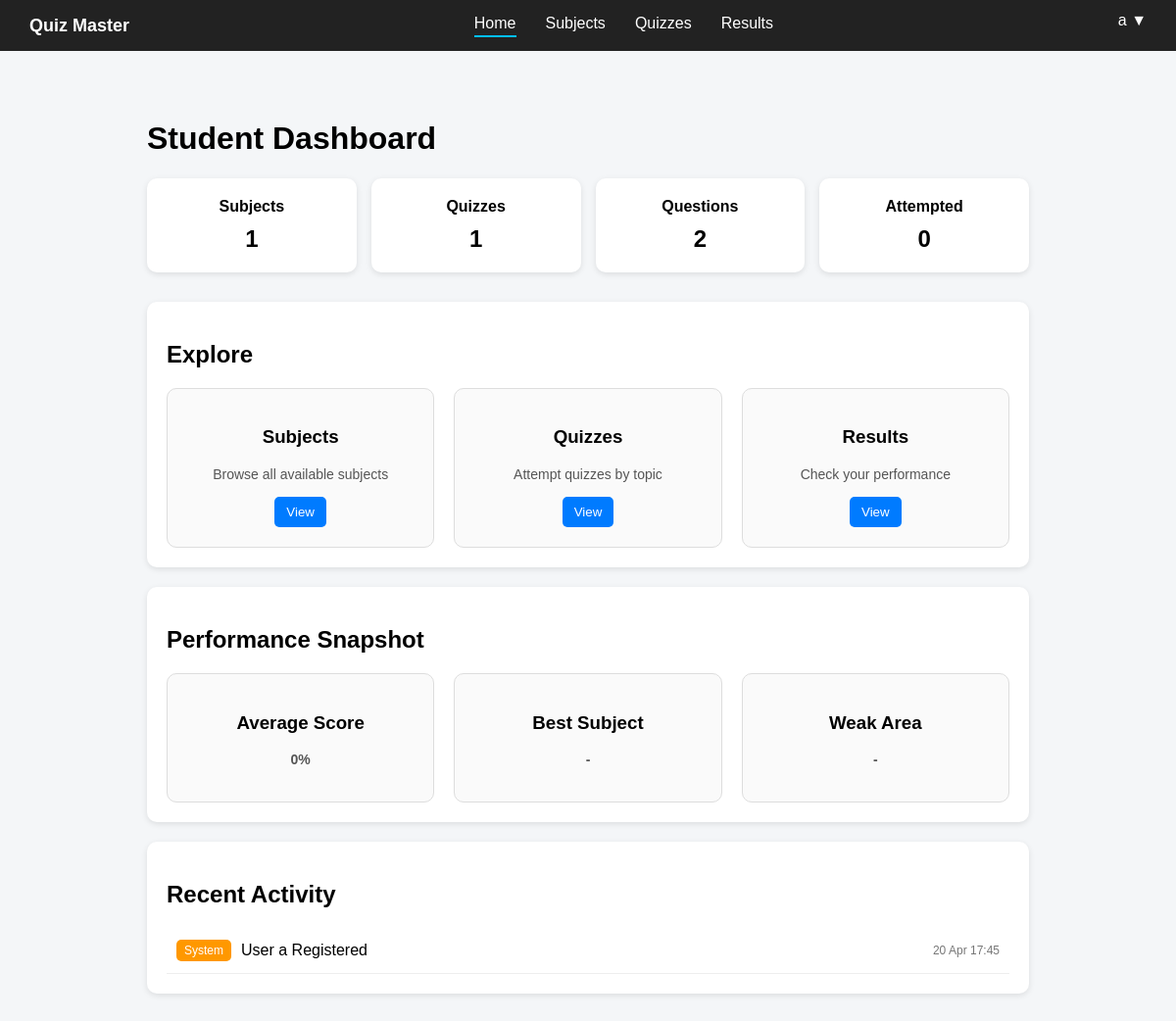
The app's page /dashboard (signed in), older data.
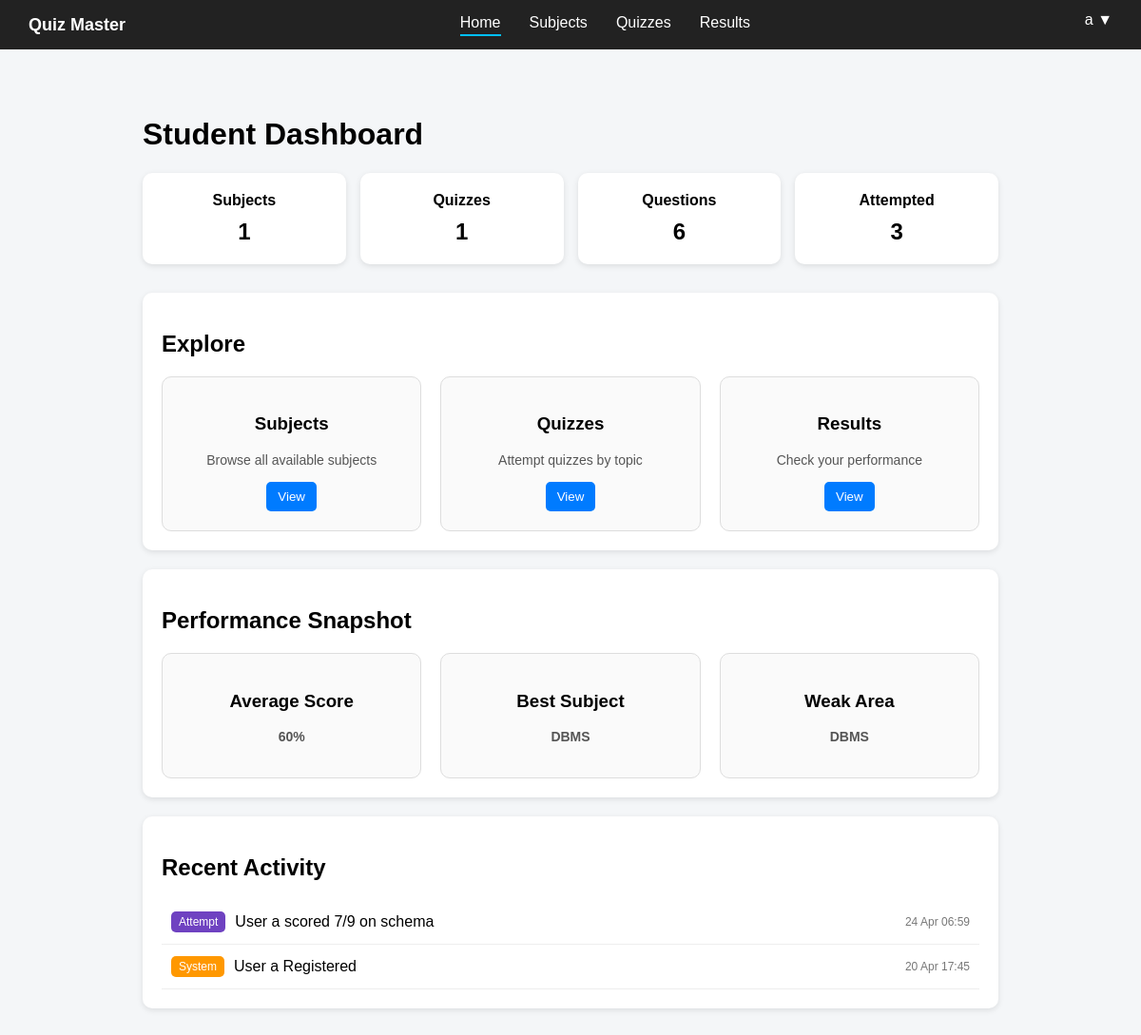
The same page, newer data.
### controller/models.py (models this page shows)
class Activity(db.Model):
    __tablename__ = "activities"
    id = db.Column(db.Integer, primary_key=True)
    type = db.Column(db.String(50), nullable=False)
    message = db.Column(db.String(300), nullable=False)
    timestamp = db.Column(db.DateTime, default=datetime.utcnow)
    user_id = db.Column(db.Integer, db.ForeignKey("users.id"), nullable=True)

class Subject(db.Model):
    __tablename__ = "subjects"
    id = db.Column(db.Integer, primary_key=True)
    name = db.Column(db.String(100), nullable=False)
    description = db.Column(db.Text)
    quizzes = db.relationship("Quiz", backref="subject", lazy=True)

### app.py (the view)
@app.route("/home")
@app.route("/dashboard")
def home():
    user_id = session.get("user_id")
    if not user_id:
        flash("Please login first")
        return redirect(url_for("landing"))
    if session.get("role") == "admin":
        return redirect(url_for("admin_dashboard"))
    subjects_count = Subject.query.count()
    quizzes_count = Quiz.query.count()
    questions_count = Question.query.count()
    attempted_count = Attempt.query.filter_by(user_id=user_id).count()
    activities = (
    Activity.query
    .filter_by(user_id=user_id)
    .filter(Activity.type != "quiz")
    .filter(Activity.type != "subject")
    .filter(Activity.type != "admin")
    .order_by(Activity.timestamp.desc())
    .limit(5)
    .all()
    )
    attempts = Attempt.query.filter_by(user_id=user_id).all()
    total_scored = 0
    total_possible = 0
    subject_scores = {}   # {subject_name: [scored, total]}
    for attempt in attempts:
        if not attempt.quiz:
            continue
        subject_name = attempt.quiz.subject.name
        scored = attempt.score or 0
        total = attempt.total_marks or 0
        total_scored += scored
        total_possible += total
        if subject_name not in subject_scores:
            subject_scores[subject_name] = [0, 0]
        subject_scores[subject_name][0] += scored
        subject_scores[subject_name][1] += total
    avg_score = 0
    if total_possible > 0:
        avg_score = round((total_scored / total_possible) * 100)
    best_subject = "-"
    weak_subject = "-"
    best_pct = -1
    weak_pct = 101
    for subject, (scored, total) in subject_scores.items():
        if total == 0:
            continue
        pct = (scored / total) * 100
        if pct > best_pct:
            best_pct = pct
            best_subject = subject
        if pct < weak_pct:
            weak_pct = pct
            weak_subject = subject
    return render_template(
        "user_dashboard.html",
        subjects_count=subjects_count,
        quizzes_count=quizzes_count,
        questions_count=questions_count,
        attempted_count=attempted_count,
        activities=activities,
        avg_score=avg_score,
        best_subject=best_subject,
        weak_subject=weak_subject
    )

### templates/user_dashboard.html (shortened to what this page needs)
{% extends "base.html" %}
{% block content %}
<h1>Student Dashboard</h1>
<div class="stats">
    <div class="card">Subjects<br><span>{{ subjects_count }}</span></div>
    <div class="card">Quizzes<br><span>{{ quizzes_count }}</span></div>
    <div class="card">Questions<br><span>{{ questions_count }}</span></div>
    <div class="card">Attempted<br><span>{{ attempted_count }}</span></div>
</div>
<div class="section">
    <h2>Explore</h2>
    <div class="manage-grid">
        <div class="manage-card">
            <h3>Subjects</h3>
            <p>Browse all available subjects</p>
            <div class="actions">
                <button onclick="location.href='{{ url_for('student_subjects') }}'">
                    View
                </button>
            </div>
        </div>
        <div class="manage-card">
            <h3>Quizzes</h3>
            <p>Attempt quizzes by topic</p>
            <div class="actions">
                <button onclick='location.href="{{ url_for("student_all_quizzes") }}"'>
                    View
                </button>
            </div>
        </div>
        <div class="manage-card">
            <h3>Results</h3>
            <p>Check your performance</p>
            <div class="actions">
                <button onclick="location.href='{{ url_for('student_results') }}'">
                    View
            </div>
        </div>
    </div>
</div>
<div class="section">
    <h2>Performance Snapshot</h2>
    <div class="manage-grid">
        <div class="manage-card">
            <h3>Average Score</h3>
            <p class="score-display">{{ avg_score }}%</p>
        </div>
        <div class="manage-card">
            <h3>Best Subject</h3>
            <p class="score-display">{{ best_subject }}</p>
        </div>
        <div class="manage-card">
            <h3>Weak Area</h3>
            <p class="score-display">{{ weak_subject }}</p>
        </div>
    </div>
</div>
<div class="section">
    <h2>Recent Activity</h2>
    {% if activities %}
    {% for a in activities %}
    <div class="activity-item">
        <span class="tag {{ a.type }}">
            {{ a.type|capitalize }}
        </span>
        <span class="text">
            {{ a.message }}
        </span>
        <span class="time">
            {{ a.timestamp.strftime('%d %b %H:%M') }}
        </span>
    </div>
    {% endfor %}
    {% else %}
    <p>No recent activity</p>
    {% endif %}
</div>
{% endblock %}

Row changes from the older to the newer data that the page shows:
now on this page (row edited): Subject: name "DBMS"
added Activity: type "Attempt", message "User a scored 7/9 on schema", timestamp "24 Apr 06:59"
Text that changed along with them:
{{ questions_count }}: "2" → "6"
{{ attempted_count }}: "0" → "3"
{{ avg_score }}: "0" → "60"
{{ best_subject }}: "-" → (not shown)
{{ weak_subject }}: "-" → (not shown)
